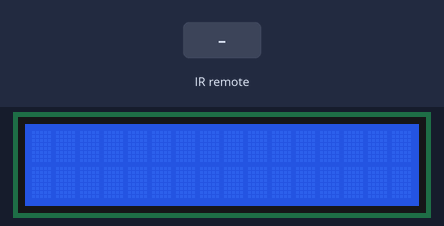
The sketch below on a simulated Arduino Uno, built with avr-gcc and run on an emulated ATmega328P. Shown: 16×2 character LCD. The test bench sets the inputs (shaded band). What the sketch prints to the serial monitor is not drawn.

Above: at 1.2 s.
1.3 s: infrared code 0xFF30CF received
At 1.6 s:
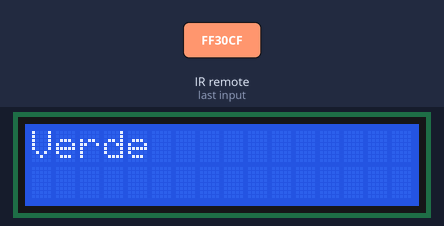
2.8 s: infrared code 0xFF18E7 received
At 4.0 s:
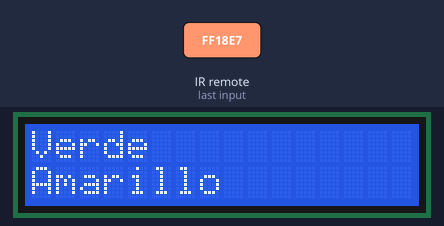
4.3 s: infrared code 0xFF10EF received
At 5.1 s:
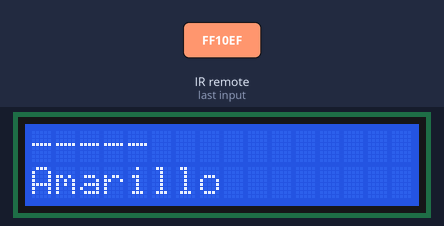
5.8 s: infrared code 0xFF7A85 received
At 6.3 s:
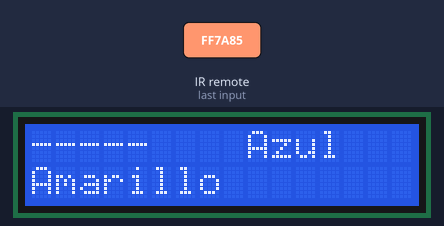
7.3 s: infrared code 0xFF38C7 received
At 8.5 s:
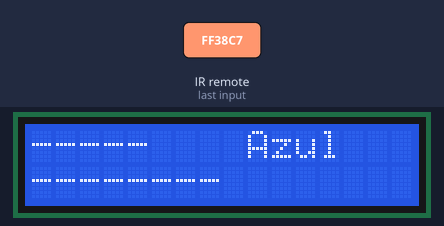
8.8 s: infrared code 0xFF30CF received
At 9.7 s:
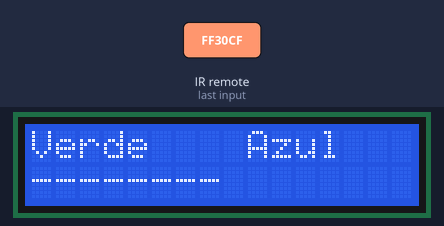
Timing chart, 0 to 11.3 s (numbered marks = the images above; inputs shaded):
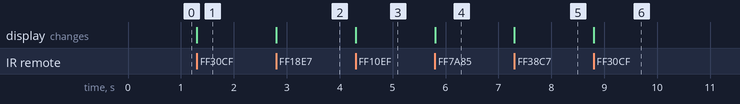

The sketch:

Infrarrojo_con_LCD_Display.ino
```cpp
#include <LiquidCrystal.h>
#include <IRremote.h>
LiquidCrystal lcd (8, 9, 4, 5, 6, 7);

const int RECV_PIN = 2;
int LED = 10;
int LED2 = 11;
int LED3 = 12;
IRrecv irrecv(RECV_PIN);
decode_results results;

void setup() {
  lcd.begin (16, 2);

  Serial.begin(9600);
  irrecv.enableIRIn();
  irrecv.blink13(true);
}

void loop() {

  if (irrecv.decode(&results)) {
    Serial.println(results.value, HEX);
    irrecv.resume();
  }
  ///////////////////////////////////////////////////////////////
  if (results.value == 0xFF30CF /* #1 */) {
    digitalWrite(LED, HIGH);
    lcd.setCursor(0, 0);
    lcd.print ("Verde");
  }
  else if (results.value == 0xFF10EF /* #4 */) {
    digitalWrite(LED, LOW);
    lcd.setCursor(0, 0);
    lcd.print ("-----");
  }
  ///////////////////////////////////////////////////////////////
  if (results.value == 0xFF18E7 /* #2 */) {
    digitalWrite(LED2, HIGH);
    lcd.setCursor(0, 1);
    lcd.print ("Amarillo");
  }
  else if (results.value == 0xFF38C7 /* #5 */) {
    digitalWrite(LED2, LOW);
    lcd.setCursor(0, 1);
    lcd.print ("--------");
  }
  ///////////////////////////////////////////////////////////////
  if (results.value == 0xFF7A85 /* #3 */) {
    digitalWrite(LED3, HIGH);
    lcd.setCursor(9, 0);
    lcd.print ("Azul");
  }
  else if (results.value == 0xFF5AA5 /* #6 */) {
    digitalWrite(LED3, LOW);
    lcd.setCursor(9, 0);
    lcd.print ("----");
  }
  ///////////////////////////////////////////////////////////////
  if (results.value == 0xFF6897 /* #0 */) {
    digitalWrite(LED, LOW);
    digitalWrite(LED2, LOW);
    digitalWrite(LED3, LOW);

    lcd.setCursor(0, 0);
    lcd.print ("-----");

    lcd.setCursor(0, 1);
    lcd.print ("--------");

    lcd.setCursor(9, 0);
    lcd.print ("----");

  }
}
```

Measured:
- after the input at 1.3 s, the display: changes at once (image 1)
- after the input at 2.8 s, the display: changes at once (image 2)
- after the input at 4.3 s, the display: changes at once (image 3)
- after the input at 5.8 s, the display: changes at once (image 4)
- after the input at 7.3 s, the display: changes at once (image 5)
- after the input at 8.8 s, the display: changes at once (image 6)
